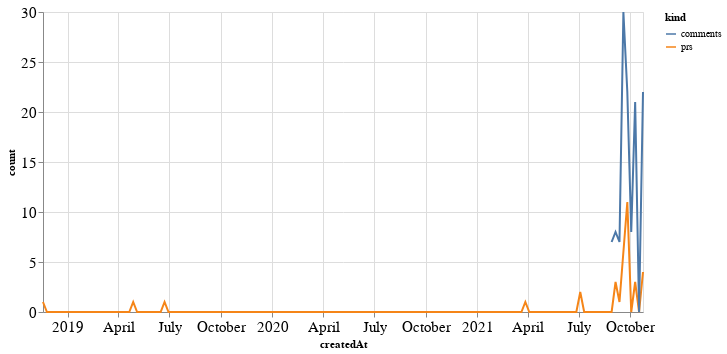

This figure's notebook cell:
### Code cell
alt.Chart(total_time, width=600).mark_line().encode(
    x='createdAt',
    y='count',
    color='kind'
)

### Figure 1 — Vega-Lite specification as saved in the notebook (floating-point values rounded to 4 significant figures; data arrays with more than 128 entries replaced by an {"elided": "..."} marker saying what was removed)
{"config": {"axisLeft": {"labelFontSize": 15}, "axisBottom": {"labelFontSize": 15}}, "data": {"name": "data-c7c42141eb854bde7744e48221c1b079"}, "mark": "line", "encoding": {"color": {"type": "nominal", "field": "kind"}, "x": {"type": "temporal", "field": "createdAt"}, "y": {"type": "quantitative", "field": "count"}}, "width": 600, "$schema": "https://vega.github.io/schema/vega-lite/v4.8.1.json", "datasets": {"data-c7c42141eb854bde7744e48221c1b079": {"elided": "308 records"}}}
